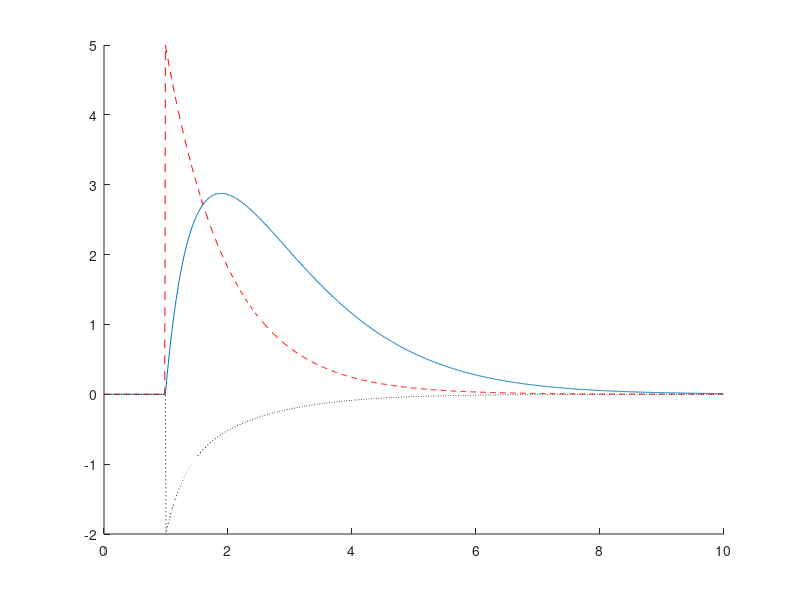

MATLAB code for this plot:
clear; clf; hold on;

c_m = 1; g_L = 1; tau_syn=1; E_syn=10; delta_t=0.01;
g_syn(1)=0; I_syn(1)=0; v_m(1)=0; t(1)=0;

for i=2:10/delta_t
    t(i)=t(i-1)+delta_t;
    if abs(t(i)-1)<0.001; g_syn(i-1)=1; end
    g_syn(i)=g_syn(i-1) - delta_t/tau_syn * g_syn(i-1);
    I_syn(i) = g_syn(i) * (v_m(i-1)-E_syn);
    v_m(i) = v_m(i-1) - delta_t/c_m *g_L*v_m(i-1) - delta_t/c_m * I_syn(i);
end

plot(t,v_m); plot(t,g_syn*5,"r--"); plot(t,I_syn/5,"k:")
